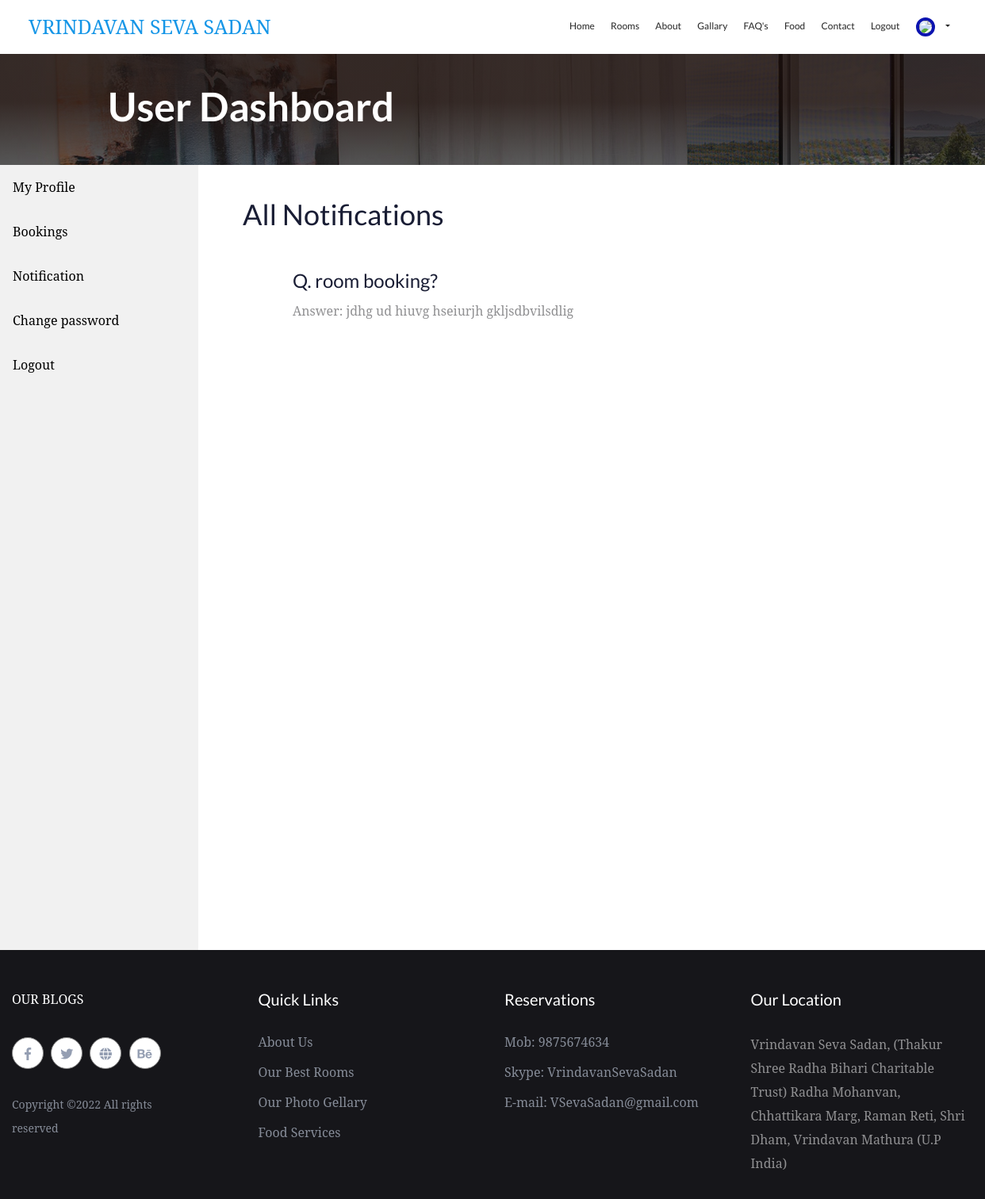
The app's page /userSection/userNoti.php (signed in) with its own data.
### tables this page shows
CREATE TABLE `replymessage` (
  `reply_id` int(11) NOT NULL,
  `subject` varchar(500) NOT NULL,
  `reply` varchar(500) NOT NULL,
  `user_id` int(11) NOT NULL
);

### userSection/userNoti.php (the view, shortened to what this page needs)
<!doctype html>
<html class="no-js" lang="zxx">
    <head>
        <link rel="stylesheet" href="../assets/css/bootstrap.min.css">
        <link rel="stylesheet" href="../assets/css/owl.carousel.min.css">
        <link rel="stylesheet" href="../assets/css/gijgo.css">
        <link rel="stylesheet" href="../assets/css/slicknav.css">
        <link rel="stylesheet" href="../assets/css/animate.min.css">
        <link rel="stylesheet" href="../assets/css/magnific-popup.css">
        <link rel="stylesheet" href="../assets/css/fontawesome-all.min.css">
        <link rel="stylesheet" href="../assets/css/themify-icons.css">
        <link rel="stylesheet" href="../assets/css/themify-icons.css">
        <link rel="stylesheet" href="../assets/css/slick.css">
        <link rel="stylesheet" href="../assets/css/nice-select.css">
        <link rel="stylesheet" href="../assets/css/style.css">
        <link rel="stylesheet" href="../assets/css/responsive.css">
   </head>
   <body>
    <header>
       <div class="header-area header-sticky">
            <div class="main-header">
                <div class="container">
                    <div class="row align-items-center">
                        <div class="col-xl-4 col-lg-4">
                            <div class="logo">
                               <a href="index.html" style="font-size: 25px;">VRINDAVAN SEVA SADAN</a>
                            </div>
                        </div>
                    <div class="col-xl-8 col-lg-8">
                            <div class="main-menu f-right d-none d-lg-block">
                                <nav>
                                    <ul id="navigation">
                                        <li><a href="../index.php">Home</a></li>
                                        <li><a href="../rooms.php">Rooms</a></li>
                                        <li><a href="../about.php">About</a></li>
                                        <li><a href="../galary.php">Gallary</a></li>
                                        <li><a href="../faqs.php">FAQ's</a></li>
                                        <li><a href="../foodmenu.php">Food</a></li>
                                        <li><a href="../contact.php">Contact</a></li>
                                        <?php
                                        if (isset($_SESSION['uname'])) {
                                         ?>
                                            <li><a href='../logout.php'>Logout</a></li>
                                            <li><div class='dropdown'>
                                                <a href='' class='dropdown-toggle' data-toggle='dropdown'>
                                                    <?php
                                                    if ($_SESSION["uimg"] == "") {
                                                        echo "<img src='image/profile.jpg' style='border: 4px solid #0c14b0; border-radius: 50%; height: 50px;' class='mr-2'>";
                                                    }else{ ?>
                                                        <img src='image/<?php echo $_SESSION["uimg"]; ?>' style='border: 4px solid #0c14b0; border-radius: 50%; height: 50px;' class='mr-2'><?php
                                                    }
                                                     ?>
                                            </a></div></li>
                                            <?php
                                        }else{ ?>
                                            <li><a href='../login.php'>Login</a></li>
                                            <?php
                                        }
                                         ?>
                                    </ul>
                                </nav>
                            </div>
                        </div>
                    </div>
                </div>
            </div>
       </div>
    </header>
    <main>
        <div class="slider-area">
            <div class="single-slider hero-overly d-flex align-items-center" data-background="../assets/img/hero/aboutpage_hero.jpg" style="height: 140px !important;">
                <div class="container">
                    <div class="row ">
                        <div class="col-md-11 offset-xl-1 offset-lg-1 offset-md-1">
                            <div class="hero-caption">
                                <h2>User Dashboard</h2>
                            </div>
                        </div>
                    </div>
                </div>
            </div>
        </div>
        <div class="sidebar">
            <a href="userMyprofile.php">My Profile</a>
            <a href="userBooking.php">Bookings</a>
            <a href="userNoti.php">Notification</a>
            <a href="userChangePassword.php">Change password</a>
            <a href="../logout.php">Logout</a>
        </div>
        <div class="content">
            <h1>All Notifications</h1>
            <?php
            include '../admin/DataBaseConnection.php';
            $user_id = $_SESSION['uid'];
            $sql = "SELECT `subject`, `reply` FROM `replymessage` WHERE user_id = $user_id ORDER BY reply_id DESC";
            $run = mysqli_query($con,$sql);
            if (mysqli_num_rows($run) >= 1){
            while ($row = mysqli_fetch_array($run)) {
             ?>
            <div class="container ml-5 mt-5">
                <h3><span>Q.</span> <?php echo $row['subject']; ?></h3>
                <p><span>Answer: </span> <?php echo $row['reply']; ?></p>
            </div>
        <?php } }else{
            echo "<h4 class='mt-5 p-5'>Nothing Found Please First ask your Query...</h4>";
        }
        ?>
        </div>
    </main>
    <footer>
        <div class="footer-area black-bg pt-50">
            <div class="container-fluid">
                <div class="row d-flex justify-content-between">
                    <div class="col-xl-3 col-lg-3 col-md-4 col-sm-6">
                       <div class="single-footer-caption mb-30">
                          <div class="footer-logo" style=" margin-bottom: 36px;">
                            <a href="index.html" style="color: white;">OUR BLOGS</a>
                          </div>
                          <div class="footer-social footer-social2">
                              <a href="#" style="border-radius: 50%"><i class="fab fa-facebook-f"></i></a>
                              <a href="#" style="border-radius: 50%"><i class="fab fa-twitter"></i></a>
                              <a href="#" style="border-radius: 50%"><i class="fas fa-globe"></i></a>
                              <a href="#" style="border-radius: 50%"><i class="fab fa-behance"></i></a>
                          </div>
                          <div class="footer-pera">
                               <p>Copyright &copy;<script>document.write(new Date().getFullYear());</script> All rights reserved</p>
                          </div>
                       </div>
                    </div>
                    <div class="col-xl-3 col-lg-3 col-md-3 col-sm-5">
                        <div class="single-footer-caption mb-30">
                            <div class="footer-tittle">
                                <h4>Quick Links</h4>
                                <ul>
                                    <li><a href="about.php">About Us</a></li>
                                    <li><a href="rooms.php">Our Best Rooms</a></li>
                                    <li><a href="galary.php">Our Photo Gellary</a></li>
                                    <li><a href="foodmenu.php">Food Services</a></li>
                                </ul>
                            </div>
                        </div>
                    </div>
                    <div class="col-xl-3 col-lg-3 col-md-3 col-sm-3">
                        <div class="single-footer-caption mb-30">
                            <div class="footer-tittle">
                                <h4>Reservations</h4>
                                <ul>
                                    <li>Mob: 9875674634</li>
                                    <li>Skype: VrindavanSevaSadan</li>
                                    <li>E-mail: VSevaSadan@gmail.com</li>
                                </ul>
                            </div>
                        </div>
                    </div>
                    <div class="col-xl-3 col-lg-3 col-md-4  col-sm-5">
                        <div class="single-footer-caption mb-30">
                            <div class="footer-tittle">
                                <h4>Our Location</h4>
                                <p>Vrindavan Seva Sadan, (Thakur Shree Radha Bihari Charitable Trust) Radha Mohanvan, Chhattikara Marg, Raman Reti, Shri Dham, Vrindavan Mathura (U.P India)</p>
                            </div>
                        </div>
                    </div>
                </div>
            </div>
        </div>
    </footer>
    </body>
</html>

### userSection/userNoti.php (style rules this page uses)
.sidebar { margin: 0; padding: 0; width: 250px; background-color: #f1f1f1; position: absolute; height: 990px; overflow: auto; }
.sidebar a { display: block; color: black; padding: 16px; text-decoration: none; }
div.content { margin-left: 290px; padding: 1px 16px; height: 950px; margin-top: 40px; }

### records on screen
replymessage: subject "room booking?", reply "jdhg ud hiuvg hseiurjh gkljsdbvilsdlig"
